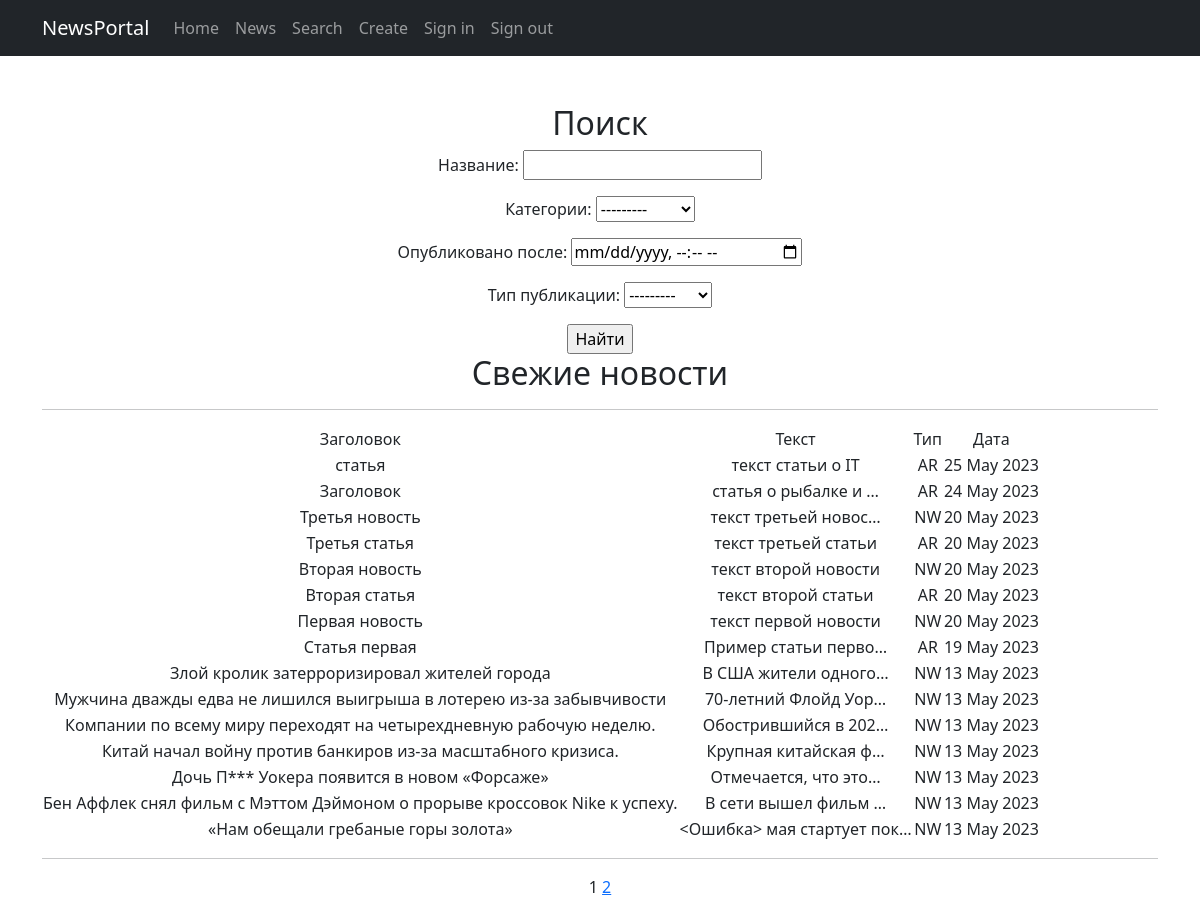
The app's page /news/search/ with its own data.
### newsapp/models.py (models this page shows, shortened)
class Post(models.Model):
    news = 'NW'
    article = 'AR'
    CATEGORY_CHOISES = [
        (news, 'Новость'),
        (article, 'Статья'),
    ]
    category_type = models.CharField(max_length=2, choices=CATEGORY_CHOISES, default=news)
    title = models.CharField(max_length=255)
    description = models.TextField()
    date_creation = models.DateTimeField(auto_now_add=True)
    category = models.ForeignKey(
        to='Category',
        on_delete=models.CASCADE,
        related_name='posts',
    )

### newsapp/views.py (the view)
# urls.py: path('search/', PostSearch.as_view(), name='post_search'),
class PostSearch(ListView):
    form_class = PostForm
    model = Post
    template_name = 'post_search.html'
    ordering = '-id'
    paginate_by = 15
    def get_queryset(self):
        queryset = super().get_queryset()
        self.filterset = PostFilter(self.request.GET, queryset)
        return self.filterset.qs
    def get_context_data(self, **kwargs):
        context = super().get_context_data(**kwargs)
        context['time_now'] = datetime.utcnow()
        context['filterset'] = self.filterset
        return context

### newsapp/models.py (called while the page is built)
    def __str__(self):
        return self.name.title()

### newsapp/templatetags/custom_filters.py (called while the page is built)
@register.filter()
def censor(text):
    censored_list = []
    for i in text.split():
        if i.isdigit() is not True:
            if i.lower() in STOP_LIST:
                i = i[0] + '*'*(len(i) - 1)
                censored_list.append(i)
            else:
                censored_list.append(i)
        else:
            i = '<Ошибка>'
            censored_list.append(i)
    return ' '.join(censored_list)

### newsapp/templatetags/custom_tags.py (called while the page is built)
@register.simple_tag(takes_context=True)
def url_replace(context, **kwargs):
    d = context['request'].GET.copy()
    for k, v in kwargs.items():
        d[k] = v
    return d.urlencode()

### templates/post_search.html (shortened to what this page needs)
{% extends 'flatpages/default.html' %}
{% load custom_filters %}
{% load custom_tags %}
{% block content %}
    <h2>Поиск</h2>
    <form action="" method="get">
       {{ filterset.form.as_p }}
       <input type="submit" value="Найти" />
   </form>
    <h2>Свежие новости</h2>
    <hr>
    {% if object_list %}
        <table>
            <tr>
                <td>Заголовок</td>
                <td>Текст</td>
                <td>Тип</td>
                <td>Дата</td>
            </tr>
            {% for post in object_list %}
            <tr>
                <td>{{ post.title|censor }}</td>
                <td>{{ post.description|truncatechars:20|censor }}</td>
                <td>{{ post.category_type|truncatechars:2 }}</td>
                <td>{{ post.date_creation|date:'d M Y' }}</td>
                <td>
                </td>
            </tr>
            {% endfor %}
        </table>
            <hr>
    {% else %}
        <h2>Публикаций еще нет!</h2>
    {% endif %}
   {{ page_obj.number }}
   {% if page_obj.has_next %}
       <a href="?{% url_replace page=page_obj.next_page_number %}">{{ page_obj.next_page_number }}</a>
   {% endif %}
{% endblock content %}

### records on screen
Post: title|censor "статья", description|censor "текст статьи о IT", category_type "AR", date_creation "25 May 2023"
Post: title|censor "Заголовок", description|censor "статья о рыбалке и …", category_type "AR", date_creation "24 May 2023"
Post: title|censor "Третья новость", description|censor "текст третьей новос…", category_type "NW", date_creation "20 May 2023"
Post: title|censor "Третья статья", description|censor "текст третьей статьи", category_type "AR", date_creation "20 May 2023"
Post: title|censor "Вторая новость", description|censor "текст второй новости", category_type "NW", date_creation "20 May 2023"
Post: title|censor "Вторая статья", description|censor "текст второй статьи", category_type "AR", date_creation "20 May 2023"
Post: title|censor "Первая новость", description|censor "текст первой новости", category_type "NW", date_creation "20 May 2023"
Post: title|censor "Статья первая", description|censor "Пример статьи перво…", category_type "AR", date_creation "19 May 2023"
Post: title|censor "Злой кролик затерроризировал жителей города", description|censor "В США жители одного…", category_type "NW", date_creation "13 May 2023"
Post: title|censor "Мужчина дважды едва не лишился выигрыша в лотерею из-за забывчивости", description|censor "70-летний Флойд Уор…", category_type "NW", date_creation "13 May 2023"
Post: title|censor "Компании по всему миру переходят на четырехдневную рабочую неделю.", description|censor "Обострившийся в 202…", category_type "NW", date_creation "13 May 2023"
Post: title|censor "Китай начал войну против банкиров из-за масштабного кризиса.", description|censor "Крупная китайская ф…", category_type "NW", date_creation "13 May 2023"
Post: title|censor "Дочь П*** Уокера появится в новом «Форсаже»", description|censor "Отмечается, что это…", category_type "NW", date_creation "13 May 2023"
Post: title|censor "Бен Аффлек снял фильм с Мэттом Дэймоном о прорыве кроссовок Nike к успеху.", description|censor "В сети вышел фильм …", category_type "NW", date_creation "13 May 2023"
Post: title|censor "«Нам обещали гребаные горы золота»", description|censor "<Ошибка> мая стартует пок…", category_type "NW", date_creation "13 May 2023"

### other values on screen
{{ page_obj.number }} "1"
{{ page_obj.next_page_number }} "2"
